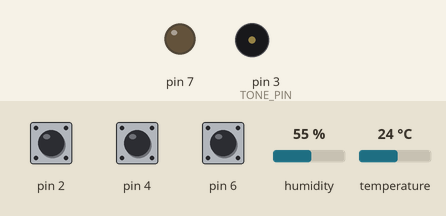
This sketch was run on a simulated Arduino Uno, built with avr-gcc and run on an emulated ATmega328P. Shown: output pins drawn as LEDs (lit = HIGH), buzzer (waves = sounding). Inputs (shaded band) come from the test bench; at power-on: pin 4 HIGH, pin 6 HIGH, pin 2 HIGH, humidity 55 %, temperature 24 °C. What the sketch prints to the serial monitor is not drawn.

Above: at 7.2 s.
7.3 s: pin 4 pulled LOW for 3.2 s
At 8.9 s:
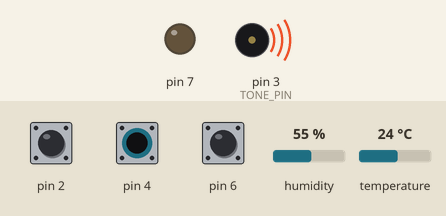
12.8 s: pin 6 pulled LOW for 3.2 s
At 14.7 s:
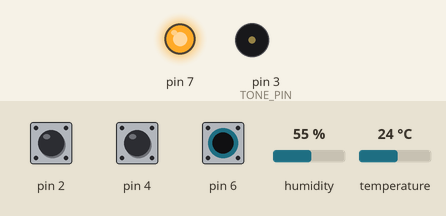
20.4 s: pin 2 pulled LOW for 0.15 s
At 22.8 s:
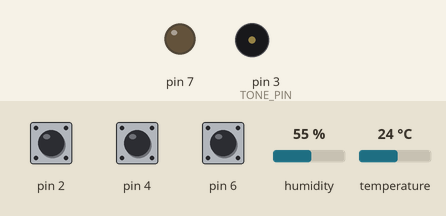
26.4 s: pin 2 driven LOW and pin 4 driven LOW
At 31.0 s:
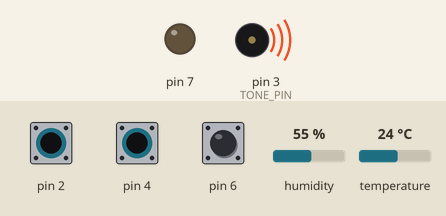
Timing chart, 0 to 32.9 s (numbered marks = the images above; inputs shaded):
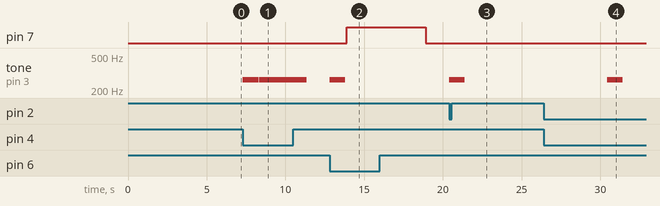

The sketch:

System2.ino
```cpp
#include <TimerFreeTone.h>
#include "DHT.h"

#define TONE_PIN 3
DHT dht(5, DHT11);

int buzzer_volume = 10;
int buzzer_play_speed = 100;

void buzzerPlay(int pin, long frequency, int duration) {
  if (buzzer_play_speed < 30) buzzer_play_speed = 30;
  if (buzzer_play_speed > 255) buzzer_play_speed = 255;
  int playTime = 100000 / buzzer_play_speed / duration;
  TimerFreeTone(pin, frequency, playTime, buzzer_volume);
}

void setup() {
  pinMode(2, INPUT_PULLUP);
  pinMode(4, INPUT_PULLUP);
  pinMode(6, INPUT_PULLUP);
  pinMode(7, OUTPUT);
  Serial.begin(9600);
  pinMode(TONE_PIN, OUTPUT);
  dht.begin();
  Serial.println("--------ArduinoOS--------");
  delay(2000);
  Serial.println("Initializing...");
  delay(3000);
  Serial.println("Checking files...");
  delay(1000);
  Serial.println("Welcome to ArduinoOS!");
  Serial.println("Options:");
  Serial.println("1: Switch Language");
  Serial.println("2: Check Temperature");
  Serial.println("3: Test Device");
}

void loop() {
  float temperature = dht.readTemperature(false);

  // Check if temperature exceeds 25C
  if (temperature > 25) {
    Serial.println("Jest Za gorąco żeby mógł działać/It's too hot to make ArduinoOS working.");
    while(true);  // Halt the system
  }

  if (digitalRead(2) == LOW) {
    buzzerPlay(TONE_PIN, 262, 1);
    Serial.println("Switching to Polski");
    delay(3000);
    Serial.println("--------ArduinoOS--------");
    delay(2000);
    Serial.println("Inicjowanie...");
    delay(3000);
    Serial.println("Sprawdzanie plików...");
    delay(1000);
    Serial.println("Witamy w ArduinoOS!");
    Serial.println("Opcje:");
    Serial.println("1: Zmień Język");
    Serial.println("2: Sprawdź Temperaturę");
    Serial.println("3: Przytestuj Urządzenie");
    while(!(digitalRead(2) == LOW));
    buzzerPlay(TONE_PIN, 262, 1);
    Serial.println("Zmienianie języku na English");
    delay(3000);
    Serial.println("--------ArduinoOS--------");
    delay(2000);
    Serial.println("Initializing...");
    delay(3000);
    Serial.println("Checking files...");
    delay(1000);
    Serial.println("Welcome to ArduinoOS!");
    Serial.println("Options:");
    Serial.println("1: Switch Language");
    Serial.println("2: Check Temperature");
    Serial.println("3: Test Device");
  }
  if (digitalRead(4) == LOW) {
    buzzerPlay(TONE_PIN, 262, 1);
    Serial.println("Current temperature is/Obecna temperatura jest:");
    Serial.println(temperature);
  }
  if (digitalRead(6) == LOW) {
    buzzerPlay(TONE_PIN, 262, 1);
    Serial.println("Aby przytestować urządzenie podłącz sygnał do D7 i prąd 5V Albo 3.3V Lub GND/To test the device, connect a signal to D7 and a current of 5V or 3.3V or GND");
    while(!(digitalRead(6) == LOW));
    digitalWrite(7, HIGH);
    delay(5 * 1000);
    digitalWrite(7, LOW);
    Serial.println("Czy działa/Is it working?");
  }
}
```

Measured:
- after the input at 7.3 s, tone on pin 3 (TONE_PIN): goes 262 Hz 1.0 s, silent 0.02 s, 262 Hz 2.0 s, silent 0.02 s, 262 Hz 1.0 s, then silent, starting at once
- after the input at 12.8 s, pin 7: LOW → HIGH after 1.1 s, → LOW 5.0 s later; tone on pin 3 (TONE_PIN): silent → 262 Hz at once, → silent 1.0 s later
- after the input at 20.4 s, tone on pin 3 (TONE_PIN): silent → 262 Hz at once, → silent 1.0 s later
- after the input at 26.4 s, tone on pin 3 (TONE_PIN): silent → 262 Hz after 4.0 s, → silent 1.0 s later
